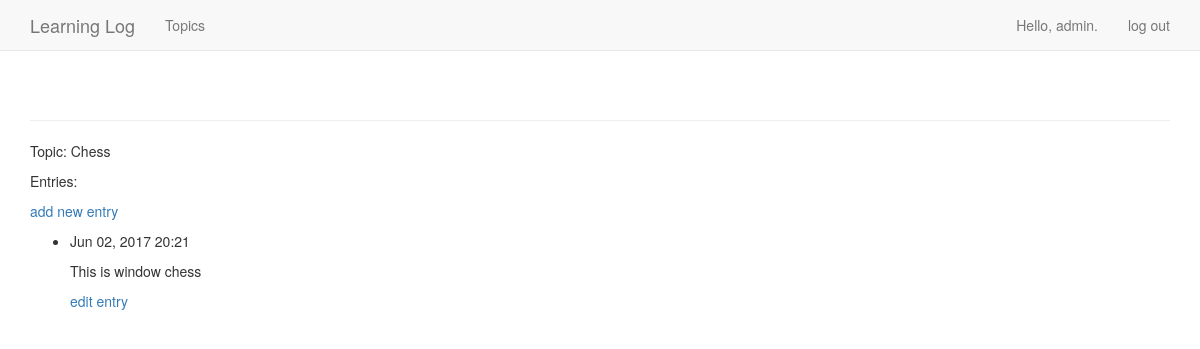
Before: /topics/1/ (signed in) with the older database file.
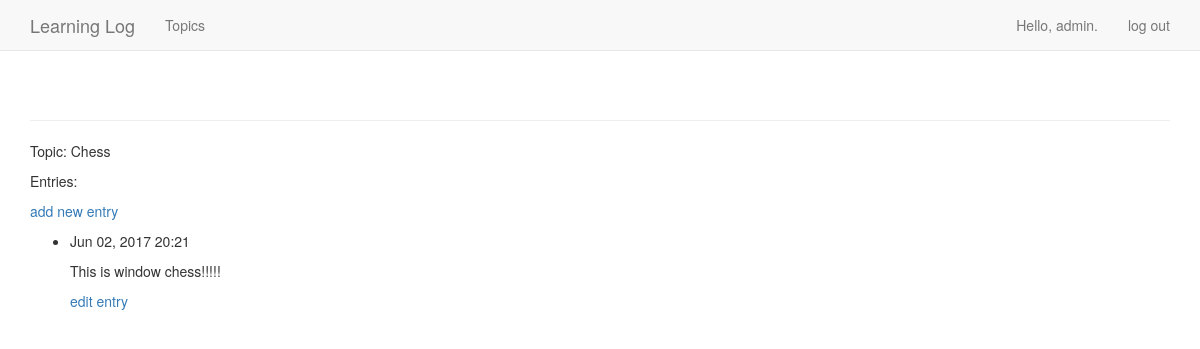
After: the same page with the newer database file.
### learning_logs/models.py (models this page shows, shortened)
class Topic(models.Model):
    text = models.CharField(max_length=200)
    date_added = models.DateTimeField(auto_now_add=True)
    owner = models.ForeignKey(User)
    def __str__(self):
        return self.text

class Entry(models.Model):
    topic = models.ForeignKey(Topic)
    text = models.TextField()
    date_added = models.DateTimeField(auto_now_add=True)
    class Meta:
        verbose_name_plural = 'entries'

### learning_logs/views.py (the view)
# urls.py: url(r'^topics/(?P<topic_id>\d+)/$', views.topic, name='topic'),
def topic(request, topic_id):
    topic = Topic.objects.get(id=topic_id)
    if topic.owner != request.user:
        raise Http404
    entries = topic.entry_set.order_by('-date_added')
    context = {'topic': topic, 'entries': entries}
    return render(request, 'learning_logs/topic.html', context)

### learning_logs/templates/learning_logs/topic.html
{% extends 'learning_logs/base.html' %}
{% block content %}
  <p>Topic: {{ topic }}</p>
  <p>Entries:</p>
  <p>
    <a href="{% url 'learning_logs:new_entry' topic.id %}">add new entry</a>
  </p>
  <ul>
  {% for entry in entries %}
    <li>
      <p>{{ entry.date_added|date:'M d, Y H:i' }}</p>
      <p>{{ entry.text|linebreaks }}</p>
      <p>
		  <a href="{% url 'learning_logs:edit_entry' entry.id %}">edit entry</a>
      </p>
    </li>
  {% empty %}
    <li>
      There are no entries for this topic yet.
    </li>
  {% endfor %}
  </ul>
{% endblock content %}

### learning_logs/templates/learning_logs/base.html (shortened to what this page needs)
{% load bootstrap3 %}
<!DOCTYPE html>
<html>
  <head>
    {% bootstrap_css %}
  </head>
    <body>
      <nav class="navbar navbar-default navbar-static-top">
        <div class="container">
          <div class="navbar-header">
            <a class="navbar-brand" href="{% url 'learning_logs:index' %}">Learning Log</a>
          </div>
          <div id="navbar" class="navbar-collapse collapse">
            <ul class="nav navbar-nav">
              <li><a href="{% url 'learning_logs:topics' %}">Topics</a></li>
            </ul>
            <ul class="nav navbar-nav navbar-right">
              {% if user.is_authenticated %}
                <li><a>Hello, {{ user.username }}.</a></li>
                <li><a href="{% url 'users:logout' %}">log out</a></li>
              {% else %}
                <li><a href="{% url 'users:register' %}">register</a></li>
                <li><a href="{% url 'users:login' %}">log in</a></li>
              {% endif %}
            </ul>
          </div>
        </div>
      </nav>
          <div class="container">
            <div class="page-header">
            </div>
            <div>
              {% block content %}{% endblock content %}
            </div>
          </div>
    </body>
</html>

Changed rows visible on the page:
changed Entry: text "This is window chess" → "This is window chess!!!!!"
